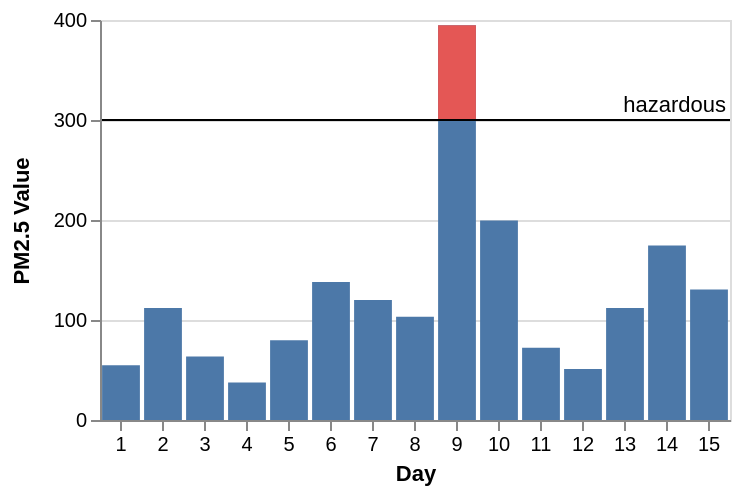

Express this chart as Vega-Lite.
### Vega specification from a JSON file in a GitHub repository (floating-point values rounded to 4 significant figures)
{"$schema": "https://vega.github.io/schema/vega/v4.json", "description": "The PM2.5 value of Beijing observed 15 days, highlighting the days when PM2.5 level is hazardous to human health. Data source https://chartaccent.github.io/chartaccent.html", "autosize": "pad", "padding": 5, "height": 200, "style": "cell", "data": [{"name": "source_0", "values": [{"Day": 1, "Value": 54.8}, {"Day": 2, "Value": 112.1}, {"Day": 3, "Value": 63.6}, {"Day": 4, "Value": 37.6}, {"Day": 5, "Value": 79.7}, {"Day": 6, "Value": 137.9}, {"Day": 7, "Value": 120.1}, {"Day": 8, "Value": 103.3}, {"Day": 9, "Value": 394.8}, {"Day": 10, "Value": 199.5}, {"Day": 11, "Value": 72.3}, {"Day": 12, "Value": 51.1}, {"Day": 13, "Value": 112}, {"Day": 14, "Value": 174.5}, {"Day": 15, "Value": 130.5}]}, {"name": "source_1", "values": [{"ThresholdValue": 300, "Threshold": "hazardous"}]}, {"name": "data_1", "source": "source_0", "transform": [{"type": "formula", "expr": "toNumber(datum[\"Value\"])", "as": "Value"}]}, {"name": "data_2", "source": "source_0", "transform": [{"type": "formula", "expr": "toNumber(datum[\"Value\"])", "as": "Value"}, {"type": "filter", "expr": "datum.Value >= 300"}, {"type": "formula", "expr": "300", "as": "baseline"}]}, {"name": "data_4", "source": "source_1", "transform": [{"type": "formula", "expr": "toNumber(datum[\"ThresholdValue\"])", "as": "ThresholdValue"}]}, {"name": "data_5", "source": "source_1", "transform": [{"type": "formula", "expr": "toNumber(datum[\"ThresholdValue\"])", "as": "ThresholdValue"}]}], "signals": [{"name": "x_step", "value": 21}, {"name": "width", "update": "bandspace(domain('x').length, 0.1, 0.05) * x_step"}], "marks": [{"name": "layer_0_layer_0_marks", "type": "rect", "style": ["bar"], "from": {"data": "data_1"}, "encode": {"update": {"fill": [{"test": "datum[\"Value\"] === null || isNaN(datum[\"Value\"])", "value": null}, {"value": "#4c78a8"}], "tooltip": {"signal": "{\"Day\": ''+datum[\"Day\"], \"Value\": format(datum[\"Value\"], \"\")}"}, "x": {"scale": "x", "field": "Day"}, "width": {"scale": "x", "band": true}, "y": {"scale": "y", "field": "Value"}, "y2": {"scale": "y", "value": 0}}}}, {"name": "layer_0_layer_1_marks", "type": "rect", "style": ["bar"], "from": {"data": "data_2"}, "encode": {"update": {"fill": [{"test": "datum[\"baseline\"] === null || isNaN(datum[\"baseline\"])", "value": null}, {"value": "#e45755"}], "tooltip": {"signal": "{\"Day\": ''+datum[\"Day\"], \"baseline\": format(datum[\"baseline\"], \"\"), \"Value\": format(datum[\"Value\"], \"\")}"}, "x": {"scale": "x", "field": "Day"}, "width": {"scale": "x", "band": true}, "y": {"scale": "y", "field": "baseline"}, "y2": {"scale": "y", "field": "Value"}}}}, {"name": "layer_1_layer_0_marks", "type": "rule", "style": ["rule"], "from": {"data": "data_4"}, "encode": {"update": {"stroke": [{"test": "datum[\"ThresholdValue\"] === null || isNaN(datum[\"ThresholdValue\"])", "value": null}, {"value": "black"}], "tooltip": {"signal": "{\"ThresholdValue\": format(datum[\"ThresholdValue\"], \"\")}"}, "x": {"value": 0}, "y": {"scale": "y", "field": "ThresholdValue"}, "x2": {"field": {"group": "width"}}}}}, {"name": "layer_1_layer_1_marks", "type": "text", "style": ["text"], "from": {"data": "data_5"}, "encode": {"update": {"align": {"value": "right"}, "dx": {"value": -2}, "dy": {"value": -4}, "fill": [{"test": "datum[\"ThresholdValue\"] === null || isNaN(datum[\"ThresholdValue\"])", "value": null}, {"value": "black"}], "tooltip": {"signal": "{\"ThresholdValue\": format(datum[\"ThresholdValue\"], \"\"), \"Threshold\": ''+datum[\"Threshold\"]}"}, "x": {"field": {"group": "width"}}, "y": {"scale": "y", "field": "ThresholdValue"}, "text": {"signal": "''+datum[\"Threshold\"]"}}}}], "scales": [{"name": "x", "type": "band", "domain": {"fields": [{"data": "data_1", "field": "Day"}, {"data": "data_2", "field": "Day"}], "sort": true}, "range": {"step": {"signal": "x_step"}}, "paddingInner": 0.1, "paddingOuter": 0.05}, {"name": "y", "type": "linear", "domain": {"fields": [{"data": "data_1", "field": "Value"}, {"data": "data_2", "field": "baseline"}, {"data": "data_2", "field": "Value"}, {"data": "data_4", "field": "ThresholdValue"}, {"data": "data_5", "field": "ThresholdValue"}]}, "range": [{"signal": "height"}, 0], "nice": true, "zero": true}], "axes": [{"scale": "x", "orient": "bottom", "grid": false, "title": "Day", "labelAngle": 0, "labelAlign": "center", "labelBaseline": "top", "labelOverlap": true, "zindex": 1}, {"scale": "y", "orient": "left", "grid": false, "title": "PM2.5 Value", "labelOverlap": true, "tickCount": {"signal": "ceil(height/40)"}, "zindex": 1}, {"scale": "y", "orient": "left", "grid": true, "gridScale": "x", "tickCount": {"signal": "ceil(height/40)"}, "domain": false, "labels": false, "maxExtent": 0, "minExtent": 0, "ticks": false, "zindex": 0}], "config": {"axisY": {"minExtent": 30}}}
